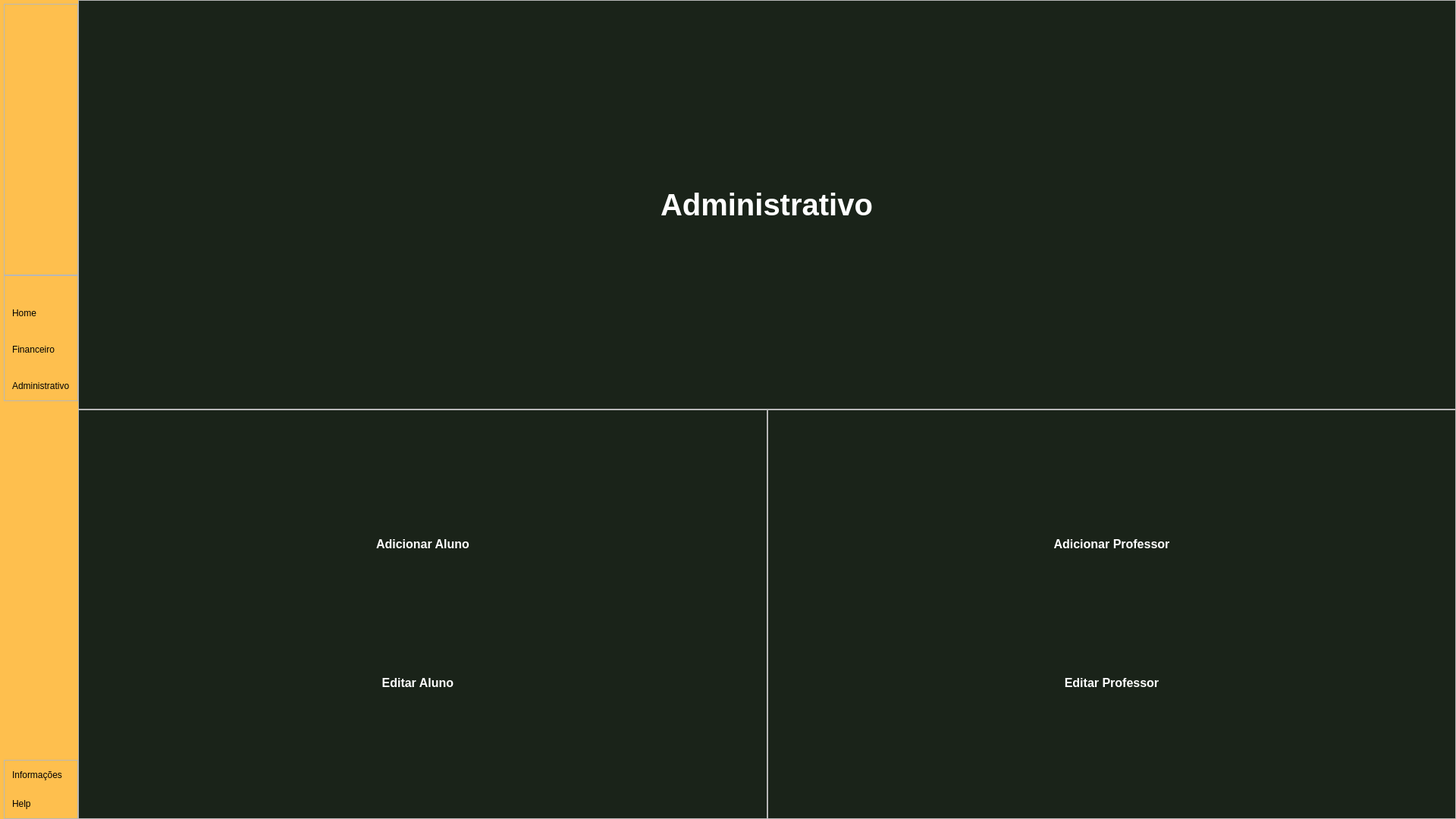
<?xml version="1.0" encoding="UTF-8"?>
<ui version="4.0">
 <class>administrativo</class>
 <widget class="QDialog" name="administrativo">
  <property name="geometry">
   <rect>
    <x>0</x>
    <y>0</y>
    <width>1920</width>
    <height>1080</height>
   </rect>
  </property>
  <property name="windowTitle">
   <string>Dialog</string>
  </property>
  <layout class="QVBoxLayout" name="verticalLayout">
   <property name="spacing">
    <number>0</number>
   </property>
   <property name="leftMargin">
    <number>0</number>
   </property>
   <property name="topMargin">
    <number>0</number>
   </property>
   <property name="rightMargin">
    <number>0</number>
   </property>
   <property name="bottomMargin">
    <number>0</number>
   </property>
   <item>
    <widget class="QWidget" name="widget" native="true">
     <property name="styleSheet">
      <string notr="true"/>
     </property>
     <layout class="QHBoxLayout" name="horizontalLayout">
      <property name="spacing">
       <number>0</number>
      </property>
      <property name="leftMargin">
       <number>0</number>
      </property>
      <property name="topMargin">
       <number>0</number>
      </property>
      <property name="rightMargin">
       <number>0</number>
      </property>
      <property name="bottomMargin">
       <number>0</number>
      </property>
      <item alignment="Qt::AlignLeft">
       <widget class="QWidget" name="leftMenu" native="true">
        <property name="styleSheet">
         <string notr="true">#leftMenu
{
	
	background-color: rgb(254, 191, 78);
}</string>
        </property>
        <layout class="QVBoxLayout" name="verticalLayout_2">
         <property name="spacing">
          <number>0</number>
         </property>
         <property name="leftMargin">
          <number>5</number>
         </property>
         <property name="topMargin">
          <number>0</number>
         </property>
         <property name="rightMargin">
          <number>0</number>
         </property>
         <property name="bottomMargin">
          <number>0</number>
         </property>
         <item alignment="Qt::AlignLeft">
          <widget class="QWidget" name="leftMenuSub" native="true">
           <layout class="QVBoxLayout" name="verticalLayout_3">
            <property name="spacing">
             <number>0</number>
            </property>
            <property name="leftMargin">
             <number>0</number>
            </property>
            <property name="topMargin">
             <number>5</number>
            </property>
            <property name="rightMargin">
             <number>0</number>
            </property>
            <property name="bottomMargin">
             <number>0</number>
            </property>
            <item>
             <widget class="QFrame" name="frame">
              <property name="frameShape">
               <enum>QFrame::StyledPanel</enum>
              </property>
              <property name="frameShadow">
               <enum>QFrame::Raised</enum>
              </property>
              <layout class="QHBoxLayout" name="horizontalLayout_2">
               <property name="spacing">
                <number>0</number>
               </property>
               <property name="leftMargin">
                <number>0</number>
               </property>
               <property name="topMargin">
                <number>0</number>
               </property>
               <property name="rightMargin">
                <number>0</number>
               </property>
               <property name="bottomMargin">
                <number>0</number>
               </property>
               <item alignment="Qt::AlignLeft">
                <widget class="QLabel" name="logo">
                 <property name="maximumSize">
                  <size>
                   <width>166</width>
                   <height>56</height>
                  </size>
                 </property>
                 <property name="styleSheet">
                  <string notr="true">#logo
{
	backgroud-repeat: no-repeat;
backgroud-position: center;
}</string>
                 </property>
                 <property name="text">
                  <string/>
                 </property>
                 <property name="pixmap">
                  <pixmap>../imgplural/nova.png</pixmap>
                 </property>
                 <property name="scaledContents">
                  <bool>true</bool>
                 </property>
                </widget>
               </item>
              </layout>
             </widget>
            </item>
            <item alignment="Qt::AlignTop">
             <widget class="QFrame" name="frame_2">
              <property name="sizePolicy">
               <sizepolicy hsizetype="Preferred" vsizetype="Preferred">
                <horstretch>0</horstretch>
                <verstretch>0</verstretch>
               </sizepolicy>
              </property>
              <property name="frameShape">
               <enum>QFrame::StyledPanel</enum>
              </property>
              <property name="frameShadow">
               <enum>QFrame::Raised</enum>
              </property>
              <layout class="QVBoxLayout" name="verticalLayout_4">
               <property name="spacing">
                <number>0</number>
               </property>
               <property name="leftMargin">
                <number>0</number>
               </property>
               <property name="topMargin">
                <number>10</number>
               </property>
               <property name="rightMargin">
                <number>0</number>
               </property>
               <property name="bottomMargin">
                <number>10</number>
               </property>
               <item>
                <widget class="QPushButton" name="homeButton">
                 <property name="toolTip">
                  <string>Home</string>
                 </property>
                 <property name="styleSheet">
                  <string notr="true">#homeButton
{
	border: none;
	backgroud-color: transparent;
	backgroud: none;
	padding: 2px 10px;
	margin: 0;
	text-align: left;
	margin-top: 30px
}</string>
                 </property>
                 <property name="text">
                  <string>Home</string>
                 </property>
                 <property name="icon">
                  <iconset>
                   <normaloff>../imgplural/feather/home.svg</normaloff>../imgplural/feather/home.svg</iconset>
                 </property>
                 <property name="iconSize">
                  <size>
                   <width>24</width>
                   <height>24</height>
                  </size>
                 </property>
                </widget>
               </item>
               <item>
                <widget class="QPushButton" name="finButton">
                 <property name="toolTip">
                  <string>Financeiro</string>
                 </property>
                 <property name="styleSheet">
                  <string notr="true">#finButton
{
	border: none;
	backgroud-color: transparent;
	backgroud: none;
	padding: 2px 10px;
	margin: 0;
	text-align: left;
	margin-top: 30px
}</string>
                 </property>
                 <property name="text">
                  <string>Financeiro</string>
                 </property>
                 <property name="icon">
                  <iconset>
                   <normaloff>../imgplural/feather/dollar-sign.svg</normaloff>../imgplural/feather/dollar-sign.svg</iconset>
                 </property>
                 <property name="iconSize">
                  <size>
                   <width>24</width>
                   <height>24</height>
                  </size>
                 </property>
                </widget>
               </item>
               <item>
                <widget class="QPushButton" name="admButton">
                 <property name="toolTip">
                  <string>Administrativo</string>
                 </property>
                 <property name="styleSheet">
                  <string notr="true">#admButton
{
	border: none;
	backgroud-color: transparent;
	backgroud: none;
	margin: 0;
	text-align: left;
	padding: 2px 10px;
	margin-top: 30px
}</string>
                 </property>
                 <property name="text">
                  <string>Administrativo</string>
                 </property>
                 <property name="icon">
                  <iconset>
                   <normaloff>../imgplural/feather/archive.svg</normaloff>../imgplural/feather/archive.svg</iconset>
                 </property>
                 <property name="iconSize">
                  <size>
                   <width>24</width>
                   <height>24</height>
                  </size>
                 </property>
                </widget>
               </item>
              </layout>
             </widget>
            </item>
            <item alignment="Qt::AlignBottom">
             <widget class="QFrame" name="frame_3">
              <property name="frameShape">
               <enum>QFrame::StyledPanel</enum>
              </property>
              <property name="frameShadow">
               <enum>QFrame::Raised</enum>
              </property>
              <layout class="QVBoxLayout" name="verticalLayout_5">
               <property name="spacing">
                <number>0</number>
               </property>
               <property name="leftMargin">
                <number>0</number>
               </property>
               <property name="topMargin">
                <number>10</number>
               </property>
               <property name="rightMargin">
                <number>0</number>
               </property>
               <property name="bottomMargin">
                <number>10</number>
               </property>
               <item>
                <widget class="QPushButton" name="infoButton">
                 <property name="toolTip">
                  <string>Help</string>
                 </property>
                 <property name="styleSheet">
                  <string notr="true">#infoButton
{
	border: none;
	backgroud-color: transparent;
	backgroud: none;
	padding: 2px 10px;
	margin: 0;
	text-align: left;
}</string>
                 </property>
                 <property name="text">
                  <string>Informações</string>
                 </property>
                 <property name="icon">
                  <iconset>
                   <normaloff>../imgplural/feather/info.svg</normaloff>../imgplural/feather/info.svg</iconset>
                 </property>
                 <property name="iconSize">
                  <size>
                   <width>24</width>
                   <height>24</height>
                  </size>
                 </property>
                </widget>
               </item>
               <item>
                <widget class="QPushButton" name="helpButton">
                 <property name="toolTip">
                  <string>Help</string>
                 </property>
                 <property name="styleSheet">
                  <string notr="true">#helpButton
{
	border: none;
	backgroud-color: transparent;
	backgroud: none;
	padding: 2px 10px;
	margin: 0;
	text-align: left;
	margin-top: 20px
}</string>
                 </property>
                 <property name="text">
                  <string>Help</string>
                 </property>
                 <property name="icon">
                  <iconset>
                   <normaloff>../imgplural/feather/help-circle.svg</normaloff>../imgplural/feather/help-circle.svg</iconset>
                 </property>
                 <property name="iconSize">
                  <size>
                   <width>24</width>
                   <height>24</height>
                  </size>
                 </property>
                </widget>
               </item>
              </layout>
             </widget>
            </item>
           </layout>
          </widget>
         </item>
        </layout>
       </widget>
      </item>
      <item>
       <widget class="QWidget" name="rightMenu" native="true">
        <property name="sizePolicy">
         <sizepolicy hsizetype="Expanding" vsizetype="Preferred">
          <horstretch>0</horstretch>
          <verstretch>0</verstretch>
         </sizepolicy>
        </property>
        <property name="maximumSize">
         <size>
          <width>16777215</width>
          <height>16777215</height>
         </size>
        </property>
        <property name="styleSheet">
         <string notr="true">#rightMenu
{
	
	background-color: rgb(26, 35, 25);
}</string>
        </property>
        <layout class="QVBoxLayout" name="verticalLayout_11">
         <property name="spacing">
          <number>0</number>
         </property>
         <property name="leftMargin">
          <number>0</number>
         </property>
         <property name="topMargin">
          <number>0</number>
         </property>
         <property name="rightMargin">
          <number>0</number>
         </property>
         <property name="bottomMargin">
          <number>0</number>
         </property>
         <item>
          <widget class="QFrame" name="frame_6">
           <property name="styleSheet">
            <string notr="true">#frame_6
{
	
	background: url(C:/Users/Milton/Desktop/img plural/plural-2.png);
}</string>
           </property>
           <property name="frameShape">
            <enum>QFrame::StyledPanel</enum>
           </property>
           <property name="frameShadow">
            <enum>QFrame::Raised</enum>
           </property>
           <layout class="QVBoxLayout" name="verticalLayout_12">
            <item alignment="Qt::AlignHCenter|Qt::AlignVCenter">
             <widget class="QLabel" name="label_6">
              <property name="font">
               <font>
                <pointsize>30</pointsize>
                <bold>true</bold>
               </font>
              </property>
              <property name="styleSheet">
               <string notr="true">#label_6
{
	text-align: center;
	color: rgb(255, 255, 255);
}</string>
              </property>
              <property name="text">
               <string>Administrativo</string>
              </property>
             </widget>
            </item>
           </layout>
          </widget>
         </item>
         <item>
          <widget class="QWidget" name="widget_2" native="true">
           <layout class="QHBoxLayout" name="horizontalLayout_4">
            <property name="spacing">
             <number>0</number>
            </property>
            <property name="leftMargin">
             <number>0</number>
            </property>
            <property name="topMargin">
             <number>0</number>
            </property>
            <property name="rightMargin">
             <number>0</number>
            </property>
            <property name="bottomMargin">
             <number>0</number>
            </property>
            <item>
             <widget class="QFrame" name="frame_7">
              <property name="frameShape">
               <enum>QFrame::StyledPanel</enum>
              </property>
              <property name="frameShadow">
               <enum>QFrame::Raised</enum>
              </property>
              <layout class="QVBoxLayout" name="verticalLayout_6">
               <item>
                <widget class="QPushButton" name="extensivoAlunosBtn">
                 <property name="font">
                  <font>
                   <pointsize>12</pointsize>
                   <bold>true</bold>
                  </font>
                 </property>
                 <property name="styleSheet">
                  <string notr="true">#extensivoAlunosBtn
{
	border: none;
	backgroud-color: transparent;
	backgroud: none;
	margin: 0;
	text-align: center;
	
	color: rgb(255, 255, 255);
}</string>
                 </property>
                 <property name="text">
                  <string>Adicionar Aluno</string>
                 </property>
                 <property name="icon">
                  <iconset>
                   <normaloff>../imgplural/iconWhite/user-plus.svg</normaloff>../imgplural/iconWhite/user-plus.svg</iconset>
                 </property>
                 <property name="iconSize">
                  <size>
                   <width>260</width>
                   <height>50</height>
                  </size>
                 </property>
                </widget>
               </item>
               <item>
                <widget class="QPushButton" name="extensivoAlunosBtn_3">
                 <property name="font">
                  <font>
                   <pointsize>12</pointsize>
                   <bold>true</bold>
                  </font>
                 </property>
                 <property name="styleSheet">
                  <string notr="true">#extensivoAlunosBtn_3
{
	border: none;
	backgroud-color: transparent;
	backgroud: none;
	margin: 0;
	text-align: center;
	
	color: rgb(255, 255, 255);
}</string>
                 </property>
                 <property name="text">
                  <string>Editar Aluno   </string>
                 </property>
                 <property name="icon">
                  <iconset>
                   <normaloff>../imgplural/iconWhite/edit.svg</normaloff>../imgplural/iconWhite/edit.svg</iconset>
                 </property>
                 <property name="iconSize">
                  <size>
                   <width>260</width>
                   <height>50</height>
                  </size>
                 </property>
                </widget>
               </item>
              </layout>
             </widget>
            </item>
            <item>
             <widget class="QFrame" name="frame_5">
              <property name="frameShape">
               <enum>QFrame::StyledPanel</enum>
              </property>
              <property name="frameShadow">
               <enum>QFrame::Raised</enum>
              </property>
              <layout class="QVBoxLayout" name="verticalLayout_7">
               <item>
                <widget class="QPushButton" name="extensivoProfBtn">
                 <property name="font">
                  <font>
                   <pointsize>12</pointsize>
                   <bold>true</bold>
                  </font>
                 </property>
                 <property name="styleSheet">
                  <string notr="true">#extensivoProfBtn
{
	border: none;
	backgroud-color: transparent;
	backgroud: none;
	margin: 0;
	text-align: center;
	color: rgb(255, 255, 255);
}</string>
                 </property>
                 <property name="text">
                  <string>Adicionar Professor</string>
                 </property>
                 <property name="icon">
                  <iconset>
                   <normaloff>../imgplural/iconWhite/user-plus.svg</normaloff>../imgplural/iconWhite/user-plus.svg</iconset>
                 </property>
                 <property name="iconSize">
                  <size>
                   <width>260</width>
                   <height>50</height>
                  </size>
                 </property>
                </widget>
               </item>
               <item>
                <widget class="QPushButton" name="extensivoProfBtn_4">
                 <property name="font">
                  <font>
                   <pointsize>12</pointsize>
                   <bold>true</bold>
                  </font>
                 </property>
                 <property name="styleSheet">
                  <string notr="true">#extensivoProfBtn_4
{
	border: none;
	backgroud-color: transparent;
	backgroud: none;
	margin: 0;
	text-align: center;
	color: rgb(255, 255, 255);
}</string>
                 </property>
                 <property name="text">
                  <string>Editar Professor</string>
                 </property>
                 <property name="icon">
                  <iconset>
                   <normaloff>../imgplural/iconWhite/edit.svg</normaloff>../imgplural/iconWhite/edit.svg</iconset>
                 </property>
                 <property name="iconSize">
                  <size>
                   <width>260</width>
                   <height>50</height>
                  </size>
                 </property>
                </widget>
               </item>
              </layout>
             </widget>
            </item>
           </layout>
          </widget>
         </item>
        </layout>
       </widget>
      </item>
     </layout>
    </widget>
   </item>
  </layout>
 </widget>
 <resources/>
 <connections/>
</ui>
